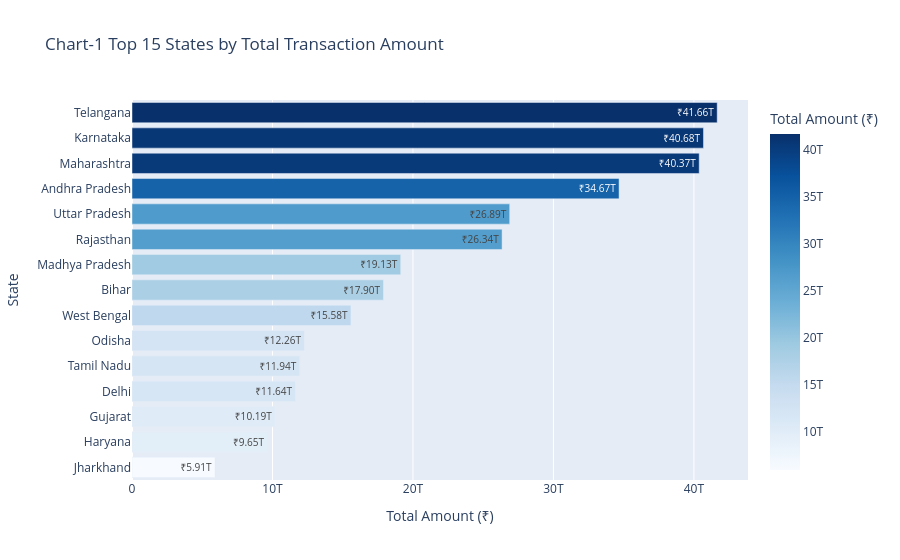

Notebook source saved alongside this figure:
### Markdown cell above
#### Chart - 1 - Top 15 states by total transaction amount
**Analysis-Type:** Bivariate- Numerical vs Categorical

### Code cell
# Chart-1: Top 15 states by transaction amount
df_c1=run("""Select state, SUM(transaction_amount) as total_amount, SUM(transaction_count) as total_count 
           FROM aggregated_transaction 
           GROUP BY state 
           ORDER BY total_amount DESC 
           LIMIT 15 """)

df_c1=clean_state(df_c1)
fig=px.bar(
    df_c1, x='total_amount', y='state', orientation='h',
    title='Chart-1 Top 15 States by Total Transaction Amount',
    labels={'total_amount': 'Total Amount (₹)', 'state': 'State'},
    color='total_amount', color_continuous_scale='Blues',
    text=df_c1['total_amount'].apply(lambda x: f'₹{x/1e12:.2f}T')
)
fig.update_layout(yaxis={'categoryorder':'total ascending'},height=500)
fig.show()
display(df_c1)

### Figure 1 — Plotly figure (JSON) as saved in the notebook; plotly's stock layout.template omitted (floating-point values rounded to 4 significant figures)
{"data": [{"hovertemplate": "Total Amount (₹)=%{marker.color}<br>State=%{y}<br>text=%{text}<extra></extra>", "legendgroup": "", "marker": {"color": [41660000000000.0, 40680000000000.0, 40370000000000.0, 34670000000000.0, 26890000000000.0, 26340000000000.0, 19130000000000.0, 17900000000000.0, 15580000000000.0, 12260000000000.0, 11940000000000.0, 11640000000000.0, 10190000000000.0, 9645000000000.0, 5907000000000.0], "coloraxis": "coloraxis", "pattern": {"shape": ""}}, "name": "", "orientation": "h", "showlegend": false, "text": ["₹41.66T", "₹40.68T", "₹40.37T", "₹34.67T", "₹26.89T", "₹26.34T", "₹19.13T", "₹17.90T", "₹15.58T", "₹12.26T", "₹11.94T", "₹11.64T", "₹10.19T", "₹9.65T", "₹5.91T"], "textposition": "auto", "type": "bar", "x": [41660000000000.0, 40680000000000.0, 40370000000000.0, 34670000000000.0, 26890000000000.0, 26340000000000.0, 19130000000000.0, 17900000000000.0, 15580000000000.0, 12260000000000.0, 11940000000000.0, 11640000000000.0, 10190000000000.0, 9645000000000.0, 5907000000000.0], "xaxis": "x", "y": ["Telangana", "Karnataka", "Maharashtra", "Andhra Pradesh", "Uttar Pradesh", "Rajasthan", "Madhya Pradesh", "Bihar", "West Bengal", "Odisha", "Tamil Nadu", "Delhi", "Gujarat", "Haryana", "Jharkhand"], "yaxis": "y"}], "layout": {"autosize": true, "barmode": "relative", "coloraxis": {"colorbar": {"title": {"text": "Total Amount (₹)"}}, "colorscale": [[0, "rgb(247,251,255)"], [0.125, "rgb(222,235,247)"], [0.25, "rgb(198,219,239)"], [0.375, "rgb(158,202,225)"], [0.5, "rgb(107,174,214)"], [0.625, "rgb(66,146,198)"], [0.75, "rgb(33,113,181)"], [0.875, "rgb(8,81,156)"], [1, "rgb(8,48,107)"]]}, "legend": {"tracegroupgap": 0}, "title": {"text": "Chart-1 Top 15 States by Total Transaction Amount"}, "xaxis": {"anchor": "y", "autorange": true, "domain": [0, 1], "range": [0, 43850000000000.0], "title": {"text": "Total Amount (₹)"}, "type": "linear"}, "yaxis": {"anchor": "x", "autorange": true, "categoryorder": "total ascending", "domain": [0, 1], "range": [-0.5, 14.5], "title": {"text": "State"}, "type": "category"}}}
